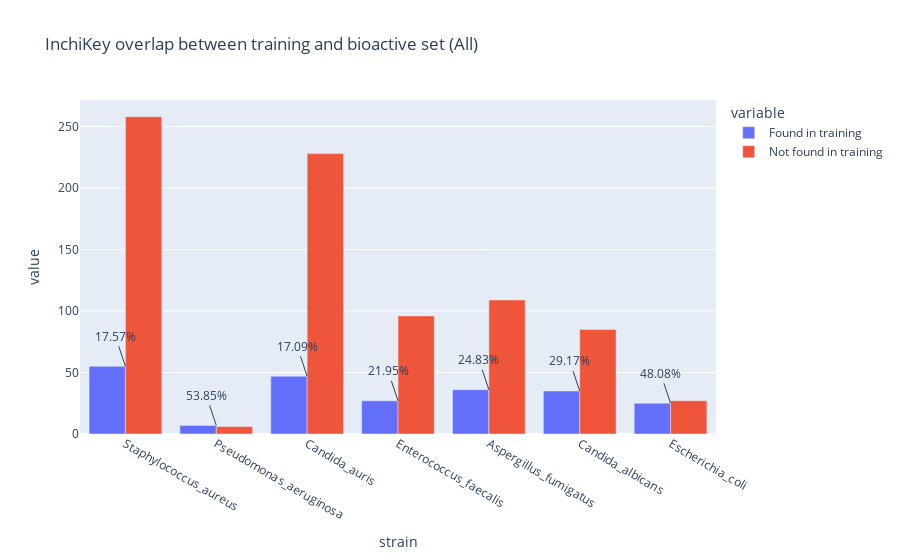

Notebook source saved alongside this figure:
### Code cell
plot_cmpd_overlap()

### Figure 1 — Plotly figure (JSON) as saved in the notebook; plotly's stock layout.template omitted (floating-point values rounded to 4 significant figures)
{"data": [{"alignmentgroup": "True", "hovertemplate": "variable=Found in training<br>strain=%{x}<br>value=%{y}<extra></extra>", "legendgroup": "Found in training", "marker": {"color": "#636efa", "pattern": {"shape": ""}}, "name": "Found in training", "offsetgroup": "Found in training", "orientation": "v", "showlegend": true, "textposition": "auto", "type": "bar", "x": ["Staphylococcus_aureus", "Pseudomonas_aeruginosa", "Candida_auris", "Enterococcus_faecalis", "Aspergillus_fumigatus", "Candida_albicans", "Escherichia_coli"], "xaxis": "x", "y": [55, 7, 47, 27, 36, 35, 25], "yaxis": "y"}, {"alignmentgroup": "True", "hovertemplate": "variable=Not found in training<br>strain=%{x}<br>value=%{y}<extra></extra>", "legendgroup": "Not found in training", "marker": {"color": "#EF553B", "pattern": {"shape": ""}}, "name": "Not found in training", "offsetgroup": "Not found in training", "orientation": "v", "showlegend": true, "textposition": "auto", "type": "bar", "x": ["Staphylococcus_aureus", "Pseudomonas_aeruginosa", "Candida_auris", "Enterococcus_faecalis", "Aspergillus_fumigatus", "Candida_albicans", "Escherichia_coli"], "xaxis": "x", "y": [258, 6, 228, 96, 109, 85, 27], "yaxis": "y"}], "layout": {"annotations": [{"showarrow": true, "text": "17.57%", "x": "Staphylococcus_aureus", "y": 55}, {"showarrow": true, "text": "53.85%", "x": "Pseudomonas_aeruginosa", "y": 7}, {"showarrow": true, "text": "17.09%", "x": "Candida_auris", "y": 47}, {"showarrow": true, "text": "21.95%", "x": "Enterococcus_faecalis", "y": 27}, {"showarrow": true, "text": "24.83%", "x": "Aspergillus_fumigatus", "y": 36}, {"showarrow": true, "text": "29.17%", "x": "Candida_albicans", "y": 35}, {"showarrow": true, "text": "48.08%", "x": "Escherichia_coli", "y": 25}], "barmode": "group", "legend": {"title": {"text": "variable"}, "tracegroupgap": 0}, "title": {"text": "InchiKey overlap between training and bioactive set (All)"}, "xaxis": {"anchor": "y", "domain": [0, 1], "title": {"text": "strain"}}, "yaxis": {"anchor": "x", "domain": [0, 1], "title": {"text": "value"}}}}
